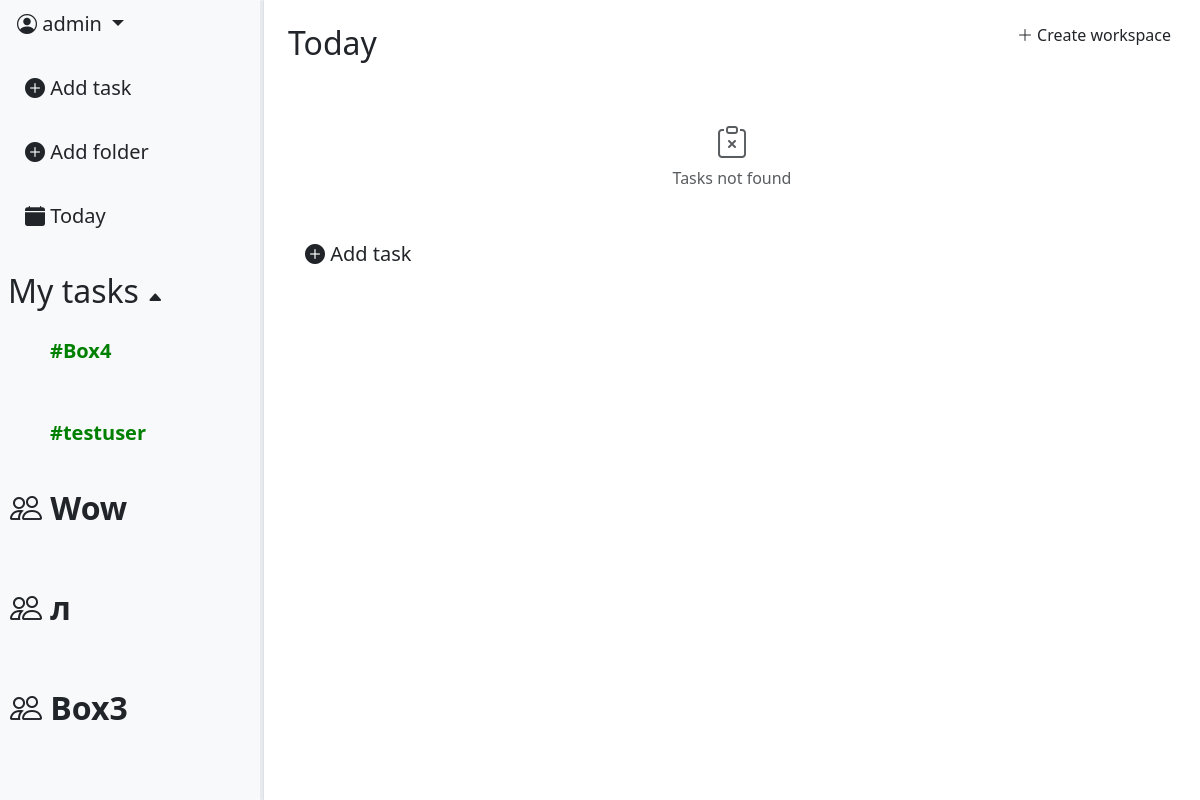
The app's page / (signed in), older data.
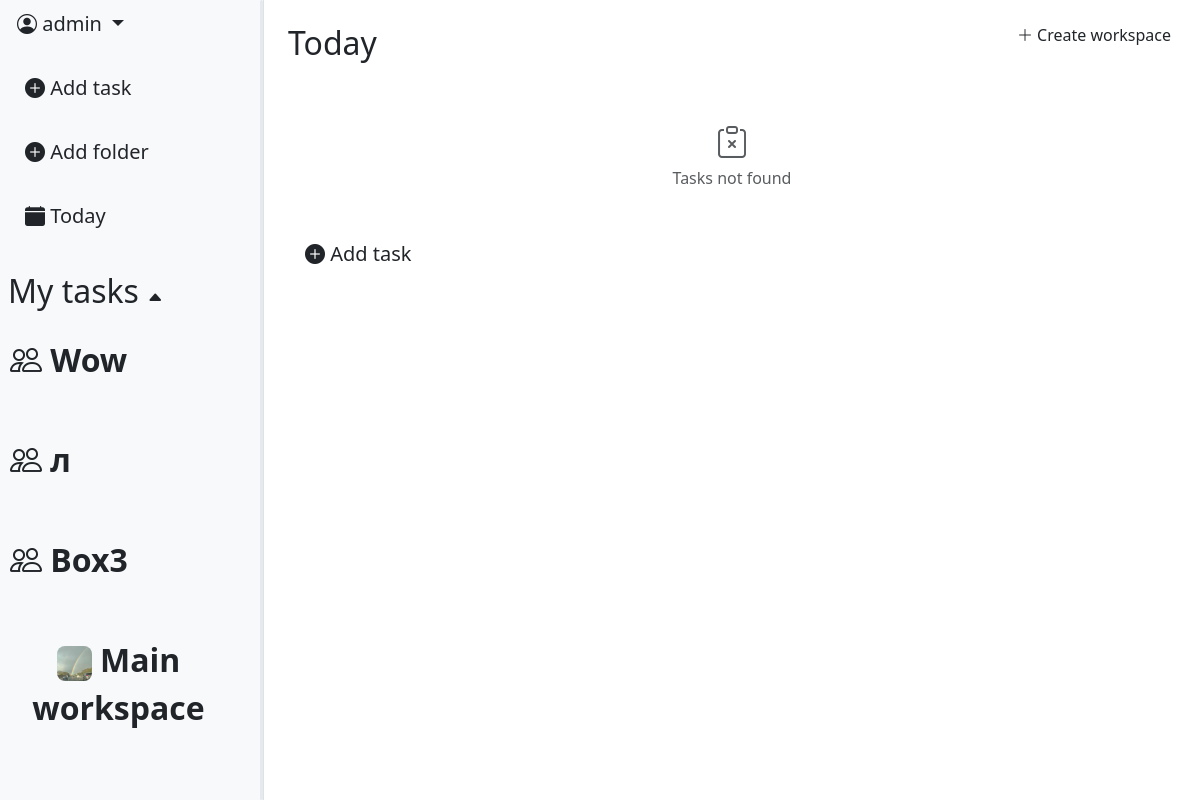
The same page, newer data.
### task_app/models.py (models this page shows, shortened)
class Folder(models.Model):
    COLOR_VARIATION = [
        ("#77acc7", "🔵Air blue"),
        ("#9966cc", "🟣Amethust"),
        ("#008000", "🟢Apple Green"),
        ("#ff033e", "🔴Red rose"),
        ("#ffe135", "🟡Banana yellow"),
        ("#ff6500", "🟠Sunset"),
        ("#000000", "⚫Black"),
    ]
    color = models.CharField(max_length=30, choices=COLOR_VARIATION, default="#77acc7")
    name = models.CharField(max_length=16)
    box = models.ForeignKey(Box, null=True, blank=True, on_delete=models.CASCADE, default=None, related_name='folders')
    created_at = models.DateTimeField(auto_now_add=True)
    creator = models.ForeignKey(User, on_delete=models.CASCADE)
    workspace = models.ForeignKey(Workspace, on_delete=models.CASCADE, null=True, blank=True, default=None)

class Workspace(models.Model):
    INVITE_PERMISSION = [
        ("owner_only", "Only owner"),
        ("owner_admin", "Owner & Admin"),
                ]
    WORKSPACE_SPACE = [
        ("one", "Just me"),
        ("two_five", "Group (2-5)"),
        ("six_fifteen", "Team (6-15)"),
    ]
    SPACE_LIMITS = {
        "one": 1,
        "two_five": 5,
        "six_fifteen": 15,
    }
    name = models.CharField(max_length=64)
    invite_role = models.CharField(max_length=16,
                                choices=INVITE_PERMISSION,
                                default='owner_admin')
    workspace_space = models.CharField(max_length=16, choices=WORKSPACE_SPACE, default='one')
    icon = models.ImageField(null=True, blank=True)
    created_at = models.DateTimeField(auto_now_add=True)
    owner = models.ForeignKey(User,
                            on_delete=models.CASCADE,
                            related_name='workspace_creator')

### task_app/views.py (the view)
# urls.py: path('', views.TaskListView.as_view(), name="task_list"),
class TaskListView(LoginRequiredMixin, ListView):
    model = models.Task
    context_object_name = "tasks"
    template_name = "tasks/task_list.html"
    def get_queryset(self):
        folder_id = self.kwargs.get('folder_id')
        if folder_id:
            folder = get_object_or_404(Folder, id=folder_id)
            if folder.box:
                queryset = models.Task.objects.filter(
                    folder_id=folder_id
                ).prefetch_related('comments')
            else:
                queryset = models.Task.objects.filter(
                    creator=self.request.user,
                    folder_id=folder_id
                ).prefetch_related('comments')
        else:
            queryset = models.Task.objects.filter(
                creator=self.request.user,
                folder__isnull=True
            ).prefetch_related('comments')
        status = self.request.GET.get('status')
        if status:
            queryset = queryset.filter(status__iexact=status)
        else:
            queryset = queryset.exclude(status__iexact="done")
        return queryset.order_by("due_date")
    def get_context_data(self, **kwargs):
        context = super().get_context_data(**kwargs)
        context["folders"] = Folder.objects.filter(creator=self.request.user, box__isnull = True)
        folder_id = self.kwargs.get('folder_id')
        if folder_id:
            current_folder = get_object_or_404(Folder, id=folder_id)
            context['current_folder'] = current_folder
            if current_folder.box:
                workspace = current_folder.workspace
                context['workspace'] = workspace
                context['workspace_boxes'] = Box.objects.filter(workspace=workspace).prefetch_related('folders')
                if workspace:
                    try:
                        context['user_role'] = models.WorkspaceMember.objects.get(
                            workspace=workspace,
                            member=self.request.user,
                            is_active = True
                        ).role
                    except models.WorkspaceMember.DoesNotExist:
                        context['user_role'] = None
                if workspace:
                    boxes = Box.objects.filter(workspace=workspace).prefetch_related('folders')
                    context['boxes_json'] = json.dumps([
                        {
                            'id': box.id,
                            'name': box.name,
                            'folders': [
                                {'id': f.id, 'name': f.name}
                                for f in box.folders.all()
                            ]
                        }
                        for box in boxes
                    ])
                else:
                    context['boxes_json'] = '[]'
            else:
                if current_folder.creator != self.request.user:
                    raise PermissionDenied
                context['boxes_json'] = '[]'
        else:
            context['current_folder'] = None
            context['boxes_json'] = '[]'
        context["form"] = TaskFilterForm(self.request.GET)
        context["task_form"] = TaskForm()
        context["folder_form"] = FolderForm()
        context["comment_form"] = CommentForm()
        current_folder = context.get('current_folder')
        if current_folder and current_folder.box:
            context["comments"] = models.Comment.objects.filter(
                task__folder_id=folder_id
            ).select_related('creator', 'task')
        else:
            context["comments"] = models.Comment.objects.filter(
                task__creator=self.request.user
            ).select_related('creator', 'task')
        context['workspaces'] = models.Workspace.objects.filter(
            members__member=self.request.user,
            members__is_active=True
        )
        context['workspace_form'] = WorkspaceForm()
        return context

### templates/tasks/task_list.html (shortened to what this page needs)
{% extends 'base.html' %}
{% load static %}
{% load custom_tags %}
{% block content %}
<div class="d-flex">
    {% include 'includes/leftbar.html' %}
    <div class="p-4" style="flex: 1 1 0; min-width: 0; position: relative;">
        <div style="position: absolute; top: 16px; right: 16px;">
            <a class="btn" data-bs-toggle="modal" data-bs-target="#WorkspaceModal">
                <i class="bi bi-plus-lg"></i> Create workspace
            </a>
        </div>
        {% if current_folder %}
            <h2>/{{ current_folder.name }}</h2>
        {% else %}
            <h2>Today</h2>
        {% endif %}
        <br>
        <ul class="list-group list-group-flush" data-simplebar style="max-height: 650px; overflow-x: hidden;">
            {% for task in tasks %}
                {% include 'includes/rightbar_task_scroll.html' with task=task %}
            {% empty %}
                <li class="list-group-item text-center py-4 text-muted">
                    <i class="bi bi-clipboard-x" style="font-size: 2rem;"></i>
                    <p class="mb-0">Tasks not found</p>
                </li>
            {% endfor %}
        </ul>
        <div class="list-group-item border-0 pt-3">
            <a class="btn btn-lg" data-bs-toggle="modal" data-bs-target="#TaskModal">
                <i class="bi bi-plus-circle-fill"></i> Add task
            </a>
        </div>
    </div>
</div>
{% endblock %}

### templates/includes/leftbar.html (shortened to what the changed rows need)
<div id="leftbar" class="bg-light border-end d-flex flex-column" style="width: 22%; height: 100vh; position: relative; overflow: hidden;">
    <br>
    {% if workspace and current_folder %}
        <div class="ps-2 mt-2">
            <a href="{% url 'workspace:workspace_detail' workspace.pk %}"
                class="btn btn-lg ps-2 fw-bold" style="font-size: 1.6rem;">
                <i class="bi bi-people"></i> {{ workspace.name }}
            </a>
        </div>
        <div style="flex: 1 1 0; min-height: 0; overflow-y: auto; overflow-x: hidden; margin-right: 10px;">
            {% for box in workspace_boxes %}
                <div class="folder-row d-flex align-items-center justify-content-between p-2 rounded"
                    style="cursor: pointer; user-select: none;"
                    onclick="toggleBox({{ box.pk }})">
                    <span class="btn btn-lg fw-bold ps-2" style="font-size: 1.5rem;">
                        <i id="box-arrow-{{ box.pk }}" class="bi bi-caret-up-fill" style="font-size: 14px;"></i>
                        {{ box.name }}
                    </span>
                </div>
                <div id="box-folder-{{ box.pk }}" class="ps-4" style="overflow: hidden; transition: 0.3s;">
                    {% for folder in box.folders.all %}
                        <div class="folder-row d-flex align-items-center p-2 rounded">
                            <a href="{% url 'workspace:folder-detail' pk=workspace.pk folder_id=folder.pk %}"
                                class="btn btn-lg"
                                style="color: {{ folder.color }}; font-weight: bold; font-size: 1.4rem;">
                                #{{ folder.name }}
                            </a>
                        </div>
                    {% endfor %}
                </div>
            {% endfor %}
        </div>
    {% else %}
        <div class="ps-2 mt-2">
            <h2 id="folders-toggle" style="cursor: pointer; user-select: none;">
                My tasks <span id="folders-arrow" class="bi bi-caret-up-fill" style="font-size: 16px;"></span>
            </h2>
        </div>
        <div id="folder_list" style="max-height: 300px; overflow-y: auto; overflow-x: hidden; margin-right: 10px;">
            <div class="d-flex flex-column align-items-start gap-3 ps-4">
                {% for folder in folders %}
                    <div class="folder-row d-flex align-items-center justify-content-between p-2 rounded">
                        <a
                        href="{% url 'tasks:folder-tasks' folder.pk %}"
                        class="btn btn-lg"
                        style="color: {{ folder.color }}; font-weight: bold;"
                        >
                        #{{ folder.name }}
                        </a>
                    </div>
                {% endfor %}
            </div>
        </div>
        <div id="workspace_list" style="flex: 1 1 0; min-height: 0; overflow-y: auto; overflow-x: hidden; margin-right: 10px;">
            <div class="d-flex flex-column align-items-start gap-3 ps-0">
                {% for workspace in workspaces %}
                    <div class="folder-row d-flex align-items-center justify-content-between p-2 rounded">
                        <a href="{% url 'workspace:workspace_detail' workspace.pk %}"
                        class="btn btn-lg ps-0"
                        style="font-size: 32px; font-weight: 600;">
                            {% if workspace.icon %}
                                <img src="{{ workspace.icon.url }}"
                                    style="width: 35px; height: 35px; border-radius: 8px; object-fit: cover; vertical-align: middle;">
                            {% else %}
                                <i class="bi bi-people"></i>
                            {% endif %}
                            {{ workspace.name }}
                        </a>
                    </div>
                {% endfor %}
            </div>
        </div>
    {% endif %}
</div>

Row changes from the older to the newer data that the page shows:
removed Folder: name "Box4"
removed Folder: name "testuser"
added Workspace: icon (picture), name "Main workspace"
